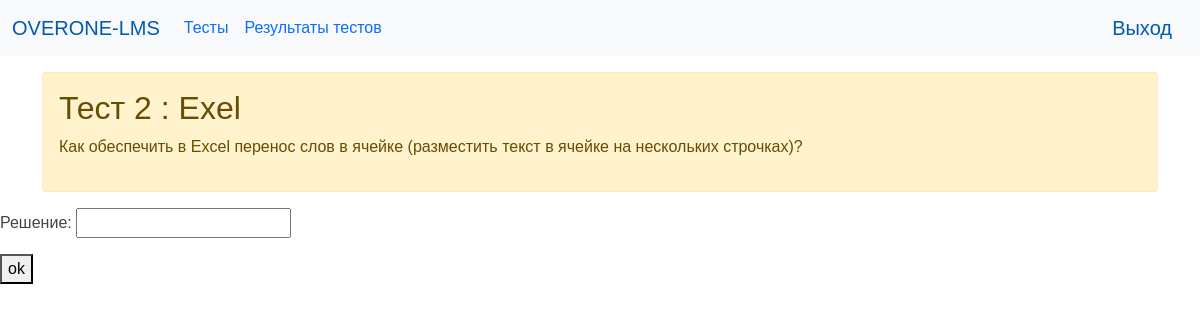
Screenshot of /task_detail/4/ (signed in) with the database file from the repository.
### lms/models.py (models this page shows, shortened)
class Task(models.Model):
    title = models.CharField(max_length=100, verbose_name='Заголовок')
    content = models.TextField(blank=True, verbose_name='Задача')
    created_at = models.DateTimeField(auto_now_add=True, verbose_name='Дата создания')
    updated_at = models.DateTimeField(auto_now=True, verbose_name='Дата изменения')
    photo = models.ImageField(upload_to='photos/%Y/%m/%d/', verbose_name='Фото', blank=True, null=True)
    class Meta:
        verbose_name = 'Задание'
        verbose_name_plural = 'Задания'
        ordering = ['updated_at']

### lms/views.py (the view)
# urls.py: path("task_detail/<int:task_id>/", task_detail, name='task_detail'),
@login_required
def task_detail(request, task_id):
    if request.method == 'POST':
        form = SolutionForm(request.POST)
        task = get_object_or_404(Task, id=task_id)
        if form.is_valid():
            cd = form.cleaned_data
            user = request.user
            Solution.objects.create(student=user, task=task, text=cd['solution'])
            return redirect("home")
    else:
        form = SolutionForm()
        task = get_object_or_404(Task, id=task_id)
        context = {'task': task, 'form': form}
        return render(request, 'task_detail.html', context)

### lms/forms.py
class SolutionForm(forms.Form):
    solution = forms.CharField(label='Решение')

### lms/templates/task_detail.html (shortened to what this page needs)
{% extends "base.html" %}
{% block content %}
<div class="container">
        <div class="alert alert-warning mt-3">
            <h2>{{task.title}}</h2>
            <p>{{task.content}}</p>
        </div>
  </div>
<form method="post">
  {{ form.as_p }}
  <button type="submit">ok</button>
</form>
{% endblock %}

### lms/static/css/style.css (style rules this page uses)
html, body { font-family: 'Arial'; margin: 0; padding: 0; height: 100%; width: 100%; color: #444; }

### rows the page displays
Task: title "Тест 2 : Exel", content "Как обеспечить в Excel перенос слов в ячейке (разместить текст в ячейке на нескольких строчках)?"
